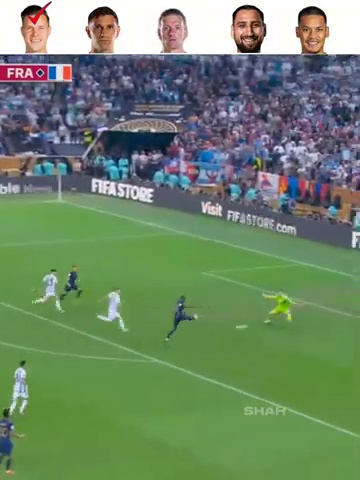
#> input picture frame.jpg, 360 x 480 px, given in place of input.mp4, which was not available
$ python dynamic_calibration.py
#> lines starting #> are read from the running program, lines starting #| are printed output that depends on the picture; pictures that were not available may be replaced by others from this repository, and a replacement may not be noted
"""Experimental pitch-line calibration helper.

This detects long straight field markings with HoughLinesP and writes candidate
line segments. It is a diagnostic, not a production homography estimator.
"""
import cv2
import json

INPUT='input.mp4'; OUTPUT_IMAGE='outputs/dynamic_calibration_candidates.jpg'; OUTPUT_JSON='outputs/dynamic_calibration_candidates.json'
cap=cv2.VideoCapture(INPUT); cap.set(cv2.CAP_PROP_POS_FRAMES,0); ok,frame=cap.read(); cap.release()
#> further down, frame is the input picture: shape (480, 360, 3); mean B, G, R 105.4, 135.8, 111.9
if not ok: raise RuntimeError('Cannot read input.mp4')
gray=cv2.cvtColor(frame,cv2.COLOR_BGR2GRAY); edges=cv2.Canny(gray,50,150); lines=cv2.HoughLinesP(edges,1,3.14159/180,threshold=60,minLineLength=80,maxLineGap=15)
#> after `gray = cv2.cvtColor(frame, cv2.COLOR_BGR2GRAY)`:
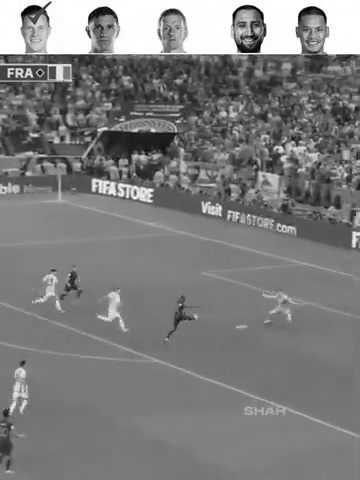
#> gray: shape (480, 360); min 0, max 255, mean 125.2
#> after `edges = cv2.Canny(gray, 50, 150)`:
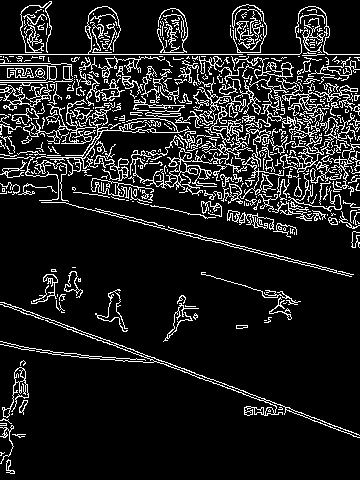
#> edges: shape (480, 360); 12.1% white in thin lines or dots
#> after `lines = cv2.HoughLinesP(edges, 1, 3.14159 / 180, threshold=60, minLine`: lines = 159 rows, first 6: [0, 54, 299, 54], [4, 306, 289, 410], [250, 394, 358, 434], [95, 208, 213, 239], [50, 159, 356, 164], [215, 137, 358, 183]
candidates=[]
if lines is not None:
    for l in lines[:,0,:]:
        x1,y1,x2,y2=map(int,l); candidates.append({'x1':x1,'y1':y1,'x2':x2,'y2':y2})
        cv2.line(frame,(x1,y1),(x2,y2),(0,255,255),2)
#> this loop made 159 passes
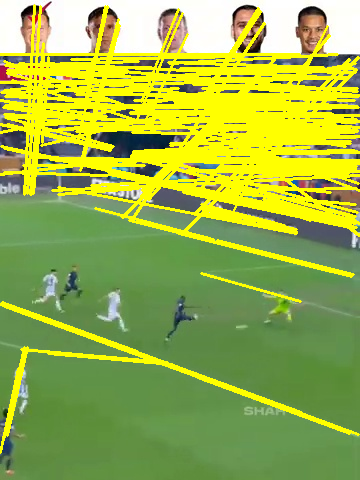
#> frame: shape (480, 360, 3); mean B, G, R 72.1, 177.3, 154.4
#> after the loop, candidates = 159 items
cv2.imwrite(OUTPUT_IMAGE,frame)
json.dump(candidates,open(OUTPUT_JSON,'w'),indent=2); print(f'Candidates image: {OUTPUT_IMAGE}'); print(f'Candidates JSON: {OUTPUT_JSON}')
#| Candidates image: outputs/dynamic_calibration_candidates.jpg
#| Candidates JSON: outputs/dynamic_calibration_candidates.json
